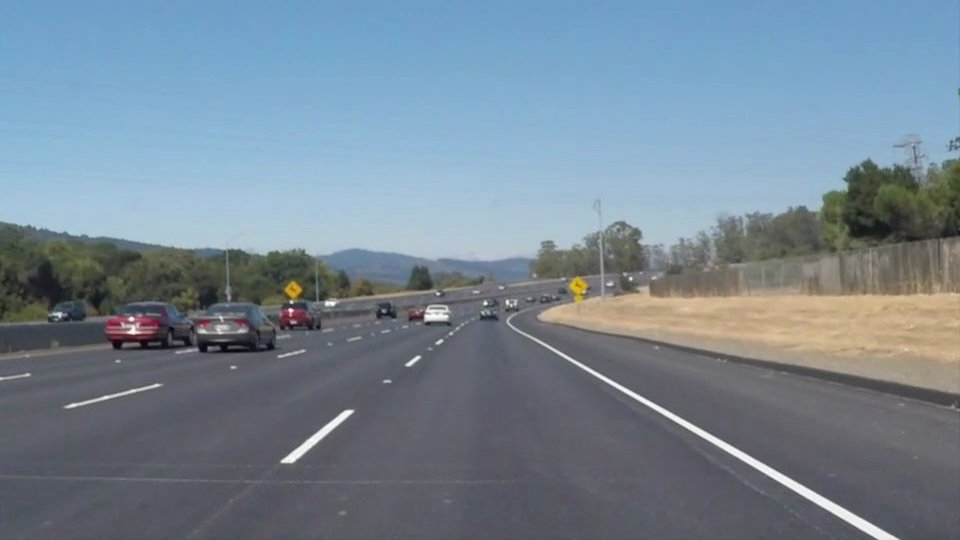
#> input picture dataset/test0.jpg, 960 x 540 px
$ jupyter execute code.ipynb   (older library calls are emulated)
#> lines starting #> are read from the running program, lines starting #| are printed output that depends on the picture; after the words box and inside, x2 and y2 are one past the last pixel; in counts of white or black regions, pixels touching at a corner belong together; long printed decimals are rounded
## Packages Used

[cell 1]
import cv2
import math
import numpy as np
import matplotlib.pyplot as plt
import sys

## Creating a Binary Image

[cell 2]
def bin_it(img, th):  # to convet single channel image to binary image
    assert len(img.shape) == 2, 'Image received has more than one channel'

    output_bin = np.zeros_like(img)
    output_bin[(img >= th[0]) & (img <= th[1])]=1
    return output_bin

def threshold_colours(img):  # returns binary image from thresholding
    # convert image to hls colour space
    hls = cv2.cvtColor(img, cv2.COLOR_RGB2HLS).astype(np.float)

    # binary threshold values
    bin_thresh = [20, 255]

    # rgb thresholding for yellow
    lower = np.array([225,180,0],dtype = "uint8")
    upper = np.array([255, 255, 170],dtype = "uint8")
    mask = cv2.inRange(img, lower, upper)
    rgb_y = cv2.bitwise_and(img, img, mask = mask).astype(np.uint8)
    rgb_y = cv2.cvtColor(rgb_y, cv2.COLOR_RGB2GRAY)
    rgb_y = bin_it(rgb_y, bin_thresh)


    # rgb thresholding for white (best)
    lower = np.array([100,100,200],dtype = "uint8")
    upper = np.array([255, 255, 255],dtype = "uint8")
    mask = cv2.inRange(img, lower, upper)
    rgb_w = cv2.bitwise_and(img, img, mask = mask).astype(np.uint8)
    rgb_w = cv2.cvtColor(rgb_w, cv2.COLOR_RGB2GRAY)
    rgb_w = bin_it(rgb_w, bin_thresh)


    # hls thresholding for yellow
    lower = np.array([20,120,80],dtype = "uint8")
    upper = np.array([45, 200, 255],dtype = "uint8")
    mask = cv2.inRange(hls, lower, upper)
    hls_y = cv2.bitwise_and(img, img, mask = mask).astype(np.uint8)
    hls_y = cv2.cvtColor(hls_y, cv2.COLOR_HLS2RGB)
    hls_y = cv2.cvtColor(hls_y, cv2.COLOR_RGB2GRAY)
    hls_y = bin_it(hls_y, bin_thresh)

    im_bin = np.zeros_like(hls_y)
    im_bin [(rgb_y == 1)|(rgb_w==1)|(hls_y==1)]= 1

    return im_bin

## Canny Edge Detection

[cell 3]
def ced(img):
    edges = cv2.Canny(img,5,5)
    return edges

## Region of Interest

[cell 4]
def roi(image):

    ratio_irrelevent = 1.7
    percentage_of_opp_side = 10
    img = image.copy()

    xch = round(len(img[0])/percentage_of_opp_side)

    decrement = (len(img[0])/2 - xch)/ (len(img) - len(img)/ratio_irrelevent)

    for i in range(0, len(img)):

        if(i < round(len(img)/ratio_irrelevent)):
            for j in range(0, len(img[i])):
                img[i][j] = 0
        else:
            if(xch < round(len(img[i])/2) - round(decrement+1)):
                xch = xch + decrement

            lowerLimit = round( len(img[i])/2 - xch)
            upperLimit = round( len(img[i])/2 + xch)

            for j in range(0, lowerLimit):
                    img[i][j] = 0
            for j in range(upperLimit, len(img[i])):
                    img[i][j] = 0
    return img

## Hough Transform

[cell 5]
def ht(cannyedge, threshold_count, local_maxima_range):
    height = len(cannyedge)
    width = len(cannyedge[0])
    diagonalsize = round(math.sqrt(height**2 + width**2))

    half_height = round(height/2)
    half_width = round(width/2)
    dsize = (diagonalsize*2)+1
    maxangle = 360

    accumulator = np.zeros((maxangle, dsize))
    waveimg = np.zeros((dsize, maxangle))
    lines = []
    points = []

    # Accumulating Peaks
    for i in range(height):
        for j in range(width):
            if cannyedge[i][j] == 255:
                for theta in range(len(accumulator)):
                    # j is x
                    # i is y
                    currentrho = (j*math.cos(theta)) + (i*math.sin(theta))
                    accumulator[round(theta), round(currentrho+diagonalsize+1)] += 1
                    waveimg[round(currentrho+diagonalsize+1), round(theta)] = 255


    half = int(local_maxima_range/2)
    suppressed = False

    # Finding Local Extrema
    for i in range(len(accumulator)):
        for j in range(len(accumulator[0])):
            if accumulator[i][j] > 0:
                suppressed = False
                for k in range(-half, half):
                    for l in range(-half, half):
                        if (i+k) < maxangle and (i+k) >= 0 and (j+l) >= 0 and (j+l) < dsize:
                            if accumulator[i+k][j+l] > accumulator[i][j]:
                                accumulator[i][j] = 0
                                suppressed = True
                        if suppressed is True:
                            break
                    if suppressed is True:
                            break

    for theta in range(len(accumulator)):
        for rho in range(len(accumulator[0])):
            if accumulator[theta][rho] >= threshold_count:
                a = math.cos(theta)
                b = math.sin(theta)
                rho -= (diagonalsize-1)

                x0 = (a * (rho+1))
                y0 = (b * (rho+1))

                x1 = round(x0 + 1000 * (-b))
                y1 = round(y0 + 1000 * (a))
                x2 = round(x0 - 1000 * (-b))
                y2 = round(y0 - 1000 * (a))
                m = (y2-y1)/(x2-x1)

                c = y0-m*x0
                y1 = len(cannyedge)
                x1 = round((y1-c)/m)
                y2 = round(len(cannyedge)/2+100)
                x2 = round((y2-c)/m)

                print("RHO, ACCUM, Theta, slope")
                print(rho)
                print(accumulator[theta][rho])
                print(theta)
                print(m)
                print([[x0, y0], [x1, y1], [x2, y2]])

                if abs(x1) > diagonalsize or abs(y1) > diagonalsize or abs(y2) > diagonalsize or abs(x2) > diagonalsize:
                    print(f"Skipped: x1, y1, x2, y2: {[[x1, y1], [x2, y2]]}")

                lines.append([x1, y1, x2, y2, x0, y0])

    return lines, waveimg

## Line Fitting

[cell 6]
def squaresum(lst):
    summ = 0
    for i in lst:
        summ += i*i
    return summ

def mean(lst):
    if len(lst) ==0:
        sys.exit()
    return sum(lst)/len(lst)

def linearregression(xvalues, yvalues, count):
    xavg = mean(xvalues)
    yavg = mean(yvalues)
    xysum = sum([a * b for a, b in zip(xvalues, yvalues)])
    slope = (xysum - count*xavg*yavg)/(squaresum(xvalues) - count*(xavg**2))
    intercept = yavg-slope*xavg
    return slope, intercept

## Importing Image

[cell 7]
i = 0
img = cv2.imread('dataset/test' + str(i) + '.jpg')
#> img is the input picture: shape (540, 960, 3); mean B, G, R 148.1, 134.5, 118.5
print(img.shape)
#| (540, 960, 3)
plt.imshow(img)

[cell 8]
output = threshold_colours(img)
#> in threshold_colours, `hls = cv2.cvtColor(img, cv2.COLOR_RGB2HLS).astype(np.float)`:
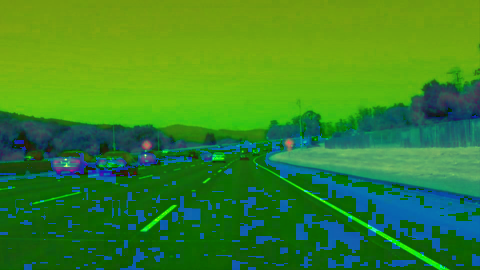
#> hls: shape (540, 960, 3) float64 (shown at 1/2 size); mean B, G, R 40.4, 133.5, 57.7
#> in threshold_colours, `mask = cv2.inRange(img, lower, upper)`:
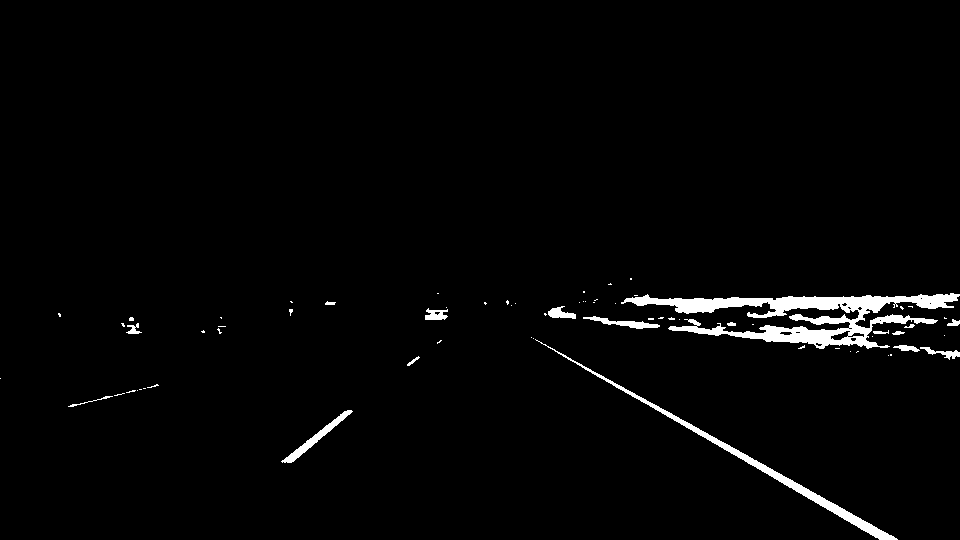
#> mask: shape (540, 960); 2.2% white; 69 white regions (52 under 20 px), largest, box (x1, y1, x2, y2) and area: (621, 293, 960, 349) 6766, (535, 339, 898, 540) 2250, (281, 410, 353, 463) 561
#> output: shape (540, 960); values 0 (black) and 1 (white), 2.6% white; 102 white regions (71 under 20 px), largest, box (x1, y1, x2, y2) and area: (621, 293, 960, 349) 6766, (535, 339, 898, 540) 2250, (67, 220, 200, 238) 1017
print(output.shape)
#| (540, 960)
plt.imshow(output)
plt.imsave('results/test' + str(i) + '_binarymask.jpg', output)

[cell 9]
edges=ced(output)
plt.imshow(edges, cmap='gray')
plt.imsave('results/test' + str(i) + '_filteredimage.jpg', edges)
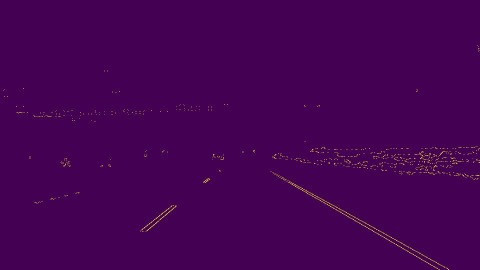
#> saved as test0_filteredimage.jpg: shape (540, 960, 3) (shown at 1/2 size); mean R, G, B 68.9, 1.3, 82.8

[cell 10]
ROI = roi(edges)
#> in roi, `xch = round(len(img[0])/percentage_of_opp_side)`: xch = 96
#> in roi, `decrement = (len(img[0])/2 - xch)/ (len(img) - len(img)/ratio_irreleve..`: decrement = 1.73
#> the loop in roi, `for i in range(0, len(img)): ` made 540 passes
#> (xch, lowerLimit, upperLimit) on passes 319 to 326: (97.73, 382, 578), (99.45, 381, 579), (101.2, 379, 581), (102.9, 377, 583), (104.6, 375, 585), (106.4, 374, 586), (108.1, 372, 588), (109.8, 370, 590)
#> after the loop in roi, `for i in range(0, len(img)):`:
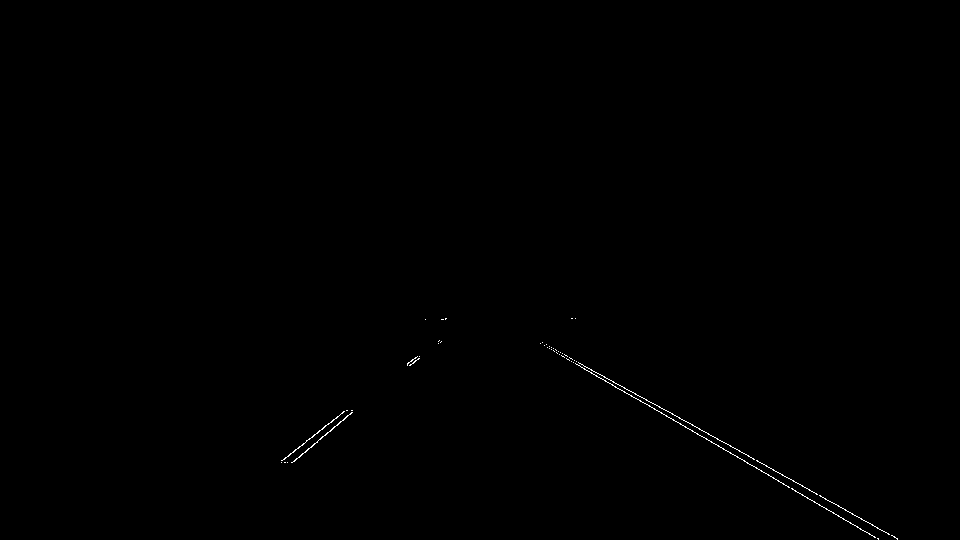
#> img: shape (540, 960); 0.19% white in thin lines or dots, all inside (x1, y1, x2, y2) = (281, 318, 898, 540)
#> after the loop in roi, `for i in range(0, len(img)):`: xch = 477.7
plt.imshow(ROI, cmap='gray')
plt.imsave('results/test' + str(i) + '_ROI.jpg', ROI)
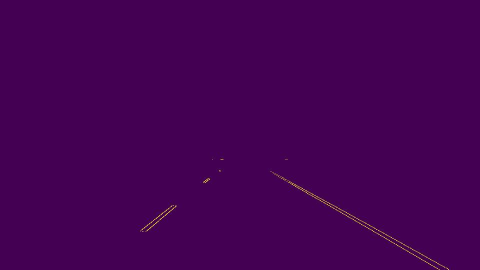
#> saved as test0_ROI.jpg: shape (540, 960, 3) (shown at 1/2 size); mean R, G, B 68.3, 0.5, 82.9

[cell 11]
lines, waveimg = ht(ROI, threshold_count= 50, local_maxima_range = 9)
#> in ht, `height = len(cannyedge)`: height = 540
#> in ht, `width = len(cannyedge[0])`: width = 960
#> in ht, `diagonalsize = round(math.sqrt(height**2 + width**2))`: diagonalsize = 1101
#> in ht, `half_height = round(height/2)`: half_height = 270
#> in ht, `half_width = round(width/2)`: half_width = 480
#> in ht, `dsize = (diagonalsize*2)+1`: dsize = 2203
#> after the loop in ht, `for i in range(height):`:
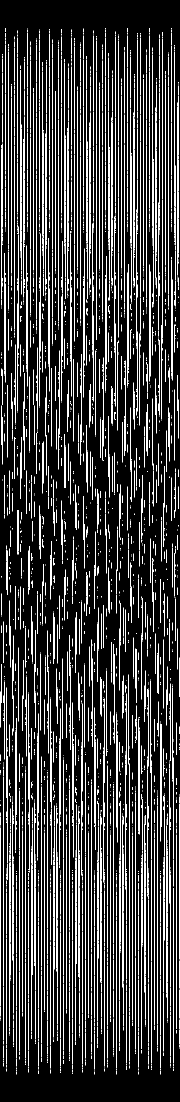
#> waveimg: shape (2203, 360) float64 (shown at 1/2 size); 14.6% white in thin lines or dots
#> after the loop in ht, `for theta in range(len(accumulator)):`: lines = 29 items; rho = 2202
#> lines = 29 items
if lines is None:
    sys.exit()

[cell 12]
imgn = img
leftpointsx = []
leftpointsy = []
rightpointsx = []
rightpointsy = []

for line in lines:
    x1, y1, x2, y2, x0, y0 = line
    m = (y2-y1)/(x2-x1)
    if m <= 1 and m >= 0.2:
#         rightpoints.append([x0, y0])
        rightpointsx.append(x1)
        rightpointsy.append(y1)
        rightpointsx.append(x2)
        rightpointsy.append(y2)
        cv2.line(imgn, (x1, y1), (x2, y2), (255, 0, 0), 3)

    elif m >= -1 and m <= -0.2:
#         leftpoints.append([x0, y0])
        leftpointsx.append(x1)
        leftpointsy.append(y1)
        leftpointsx.append(x2)
        leftpointsy.append(y2)
        cv2.line(imgn, (x1, y1), (x2, y2), (0, 255, 0), 3)
#> this loop made 29 passes
#> (line, x1, x2, x0, y0, m) on passes 1 to 6: ([198, 540, 395, 370, 351.7, 407.2], 198, 395, 351.7, 407.2, -0.863), ([204, 540, 405, 370, 351.9, 414.8], 204, 405, 351.9, 414.8, -0.846), ([194, 540, 398, 370, 345, 414.1], 194, 398, 345, 414.1, -0.833), ([183, 540, 387, 370, 340.6, 408.7], 183, 387, 340.6, 408.7, -0.833), ([190, 540, 397, 370, 340.7, 416.4], 190, 397, 340.7, 416.4, -0.821), ([201, 540, 408, 370, 345.2, 421.8], 201, 408, 345.2, 421.8, -0.821)
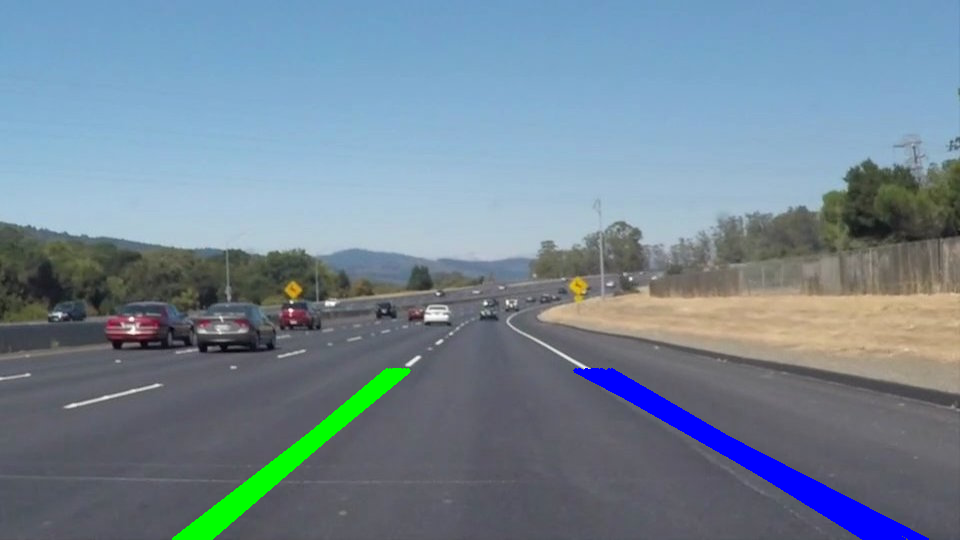
#> imgn: shape (540, 960, 3); 2.68% of pixels changed, all inside (x1, y1, x2, y2) = (172, 368, 929, 540)
#> after the loop, leftpointsx = 26 values, max 408 at index 11, min 173 at index 18, mean 294.7; leftpointsy = 26 values, max 540 at index 0, min 370 at index 1, mean 455; rightpointsx = 32 values, max 927 at index 4, min 575 at index 7, mean 743.7; rightpointsy = 32 values, max 540 at index 0, min 370 at index 1, mean 455
black = np.zeros((len(imgn), len(imgn[0])))
#> black: shape (540, 960) float64; every value is 0
m, c= linearregression(leftpointsx, leftpointsy, len(leftpointsy))
#> in linearregression, `xavg = mean(xvalues)`: xavg = 294.7
#> in linearregression, `yavg = mean(yvalues)`: yavg = 455
#> in linearregression, `xysum = sum([a * b for a, b in zip(xvalues, yvalues)])`: xysum = 3257020
#> the loop in squaresum, `for i in lst:` made 26 passes
#> (i, summ) on passes 1 to 8: (198, 39204), (395, 195229), (204, 236845), (405, 400870), (194, 438506), (398, 596910), (183, 630399), (387, 780168)
#> after the loop in squaresum, `for i in lst:`: summ = 2537697
#> in linearregression, `slope = (xysum - count*xavg*yavg)/(squaresum(xvalues) - count*(xavg**2))`: slope = -0.816
#> in linearregression, `intercept = yavg-slope*xavg`: intercept = 695.4
#> m = -0.816; c = 695.4
print(m)
#| -0.8159
print(c)
#| 695.402
x1 = round(len(imgn[0])/2 - 100)
#> x1 = 380
y1 = round(x1*m+c)
#> y1 = 385
x2 = 0
y2 = round(c)
#> y2 = 695
print(f"{[x1, y1, x2, y2]}")
#| [380, 385, 0, 695]
cv2.line(imgn, (x2, y2), (x1, y1), (0, 255, 0), 3)
cv2.line(black, (x2, y2), (x1, y1), (255, 0, 0), 3)

m, c = linearregression(rightpointsx, rightpointsy, len(rightpointsy))
#> the loop in squaresum (call 2), `for i in lst:` made 32 passes
#> (i, summ) on passes 1 to 8: (917, 840889), (578, 1174973), (918, 2017697), (586, 2361093), (927, 3220422), (595, 3574447), (900, 4384447), (575, 4715072)
#> m = 0.555; c = 42.15
print(m)
#| 0.5551
print(c)
#| 42.146
x1 = round(len(imgn[0])/2 + 100)
#> x1 = 580
y1 = round(x1*m+c)
#> y1 = 364
x2 = round(len(imgn[0]))
#> x2 = 960
y2 = round(x2*m+c)
#> y2 = 575
print(f"{[x1, y1, x2, y2]}")
#| [580, 364, 960, 575]
cv2.line(imgn, (x2, y2), (x1, y1), (255, 0, 0), 3)
#> imgn: shape (540, 960, 3); 0.01% of pixels changed, all inside (x1, y1, x2, y2) = (578, 362, 591, 369)
cv2.line(black, (x2, y2), (x1, y1), (255, 0, 0), 3)
#> black: shape (540, 960) float64; 0.6% white; 2 white regions, box (x1, y1, x2, y2) and area: (578, 362, 901, 540) 1789, (187, 383, 383, 540) 1313


plt.imshow(imgn, cmap='gray')
plt.imsave('results/test' + str(i) + '_output.jpg', imgn)
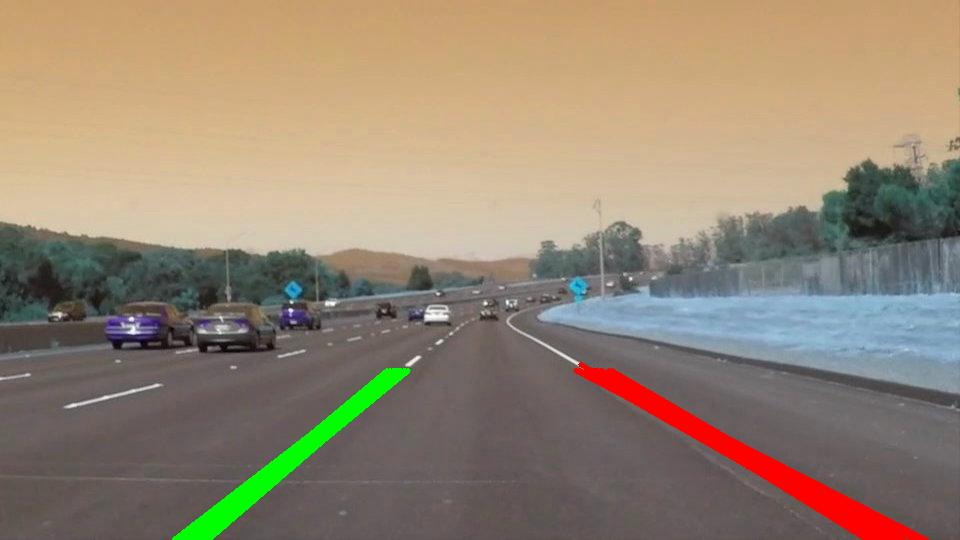
#> saved as test0_output.jpg: shape (540, 960, 3); mean R, G, B 148.7, 133.8, 115.3
